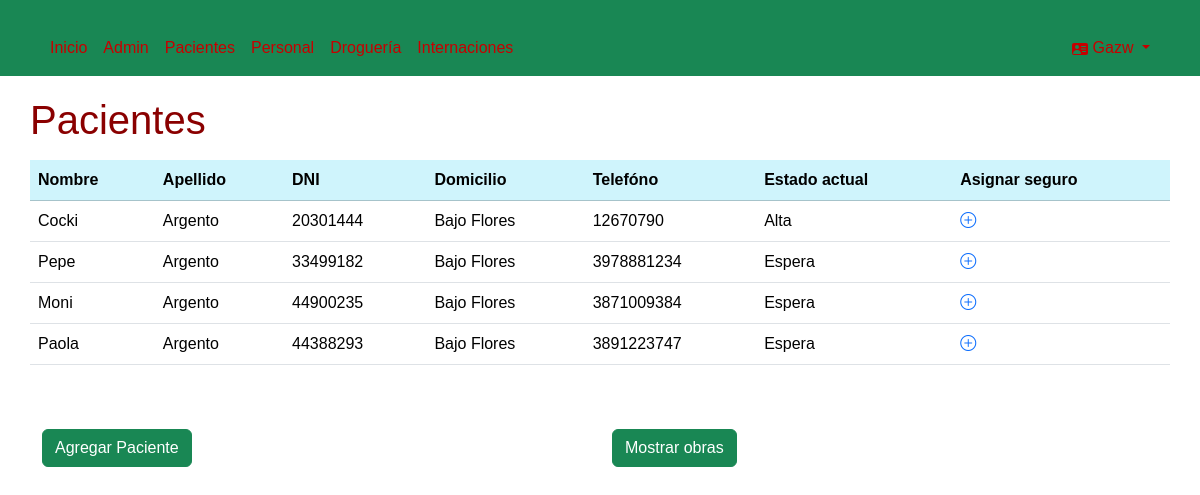
The page /gestion_internaciones/pacientes/ (signed in) on the database its author committed.
### gestion_internaciones/models.py (models this page shows, shortened)
class Pacientes(models.Model):
    nombre_pac = models.CharField(max_length=30)
    apellido_pac = models.CharField(max_length=15)
    dni_pac = models.CharField(max_length=10)
    domicilio_pac = models.CharField(max_length=50)
    telefono_pac = models.CharField(max_length=12)
    estados_choices = [('1','Internado'),
    ('2', 'Alta'),
    ('3', 'Fallecido'),
    ('4', 'Espera')]
    estado_pac = models.CharField(
        max_length=10,
        choices=estados_choices, default='4'
    )

### gestion_internaciones/views.py (the view)
# urls.py: path('pacientes/', views.listapacientes, name='listapacientes'),
@login_required
def listapacientes (request):
    pacientes = Pacientes.objects.all()
    context = {
        'pacientes': pacientes,
    }
    return render(request, 'pacientes/pacientes.html', context)

### gestion_internaciones/templates/pacientes/pacientes.html (shortened to what this page needs)
{% extends "base.html" %}
{% block content %}
{% if request.user.is_staff %}
<div class="mt-3">
    <h1 class="row justify-content-left">Pacientes</h1>
</div>
<div class="row justify-content-center mt-3">
    <table class="table">
            <tr class="table-info">
                <th>Nombre</th>
                <th>Apellido</th>
                <th>DNI</th>
                <th>Domicilio</th>
                <th>Telefóno</th>
                <th>Estado actual</th>
                <th>Asignar seguro</th>
            </tr>
            {% for i in pacientes %}
            <tr>
                <td>{{ i.nombre_pac }}</td>
                <td>{{ i.apellido_pac }}</td>
                <td>{{ i.dni_pac }}</td>
                <td>{{ i.domicilio_pac }}</td>
                <td>{{ i.telefono_pac }}</td>
                <td>{{ i.get_estado_pac_display }}</td>
                <td>
                    <a href="{% url 'asignarObra' i.id %}">
                    <i class="bi bi-plus-circle"></i>
                </a>
                </td>
            </tr>
            {% endfor %}
    </table>
</div>
<div class="mt-5 row">
    <a href="{% url 'agregarpaciente' %}" class="col">
        <button class="btn btn-success">Agregar Paciente</button>
    </a>
    <a href="{% url 'obras' %}" class="col">
        <button class="btn btn-success">Mostrar obras</button>
    </a>
</div>
{%else%}
<h1>No tienes permisos para ver esto</h1>
{%endif%}
{% endblock %}

### gestion_internaciones/templates/partials/navbar.html (shortened to what this page needs)
<nav class="navbar navbar-expand-lg bg-success" data-bs-theme="dark">
    <div class="container">
        <div class="collapse navbar-collapse" id="navbarSupportedContent">
            <ul class="navbar-nav me-auto mb-2 mb-lg-0">
                <li class="nav-item">
                    <a class="nav-link" href="{% url 'home' %}">Inicio</a>
                </li>
                {% if request.user.is_staff %}
                <li class="nav-item">
                    <a class="nav-link" href="{% url 'admin:index' %}">Admin</a>
                </li>
                {% endif %}
            {% if request.user.is_authenticated %}
                <li class="nav-item">
                    <a class="nav-link" href="{% url 'listapacientes' %}">Pacientes</a>
                </li>
                <li class="nav-item">
                    <a class="nav-link" href="{% url 'listapersonal' %}">Personal</a>
                </li>
                <li class="nav-item">
                    <a class="nav-link" href="{% url 'listadrogueria' %}">Droguería</a>
                </li>
                <li class="nav-item">
                    <a class="nav-link" href="{% url 'internaciones' %}">Internaciones</a>
                </li>
            </ul>
                <ul class="navbar-nav">
                    <li class="nav-item dropdown">
                        <a class="nav-link dropdown-toggle" href="#" role="button" data-bs-toggle="dropdown" aria-expanded="false">
                            {{ user.username | capfirst }}
                        </a>
                    </li>
                </ul>
            {% endif %}
        </div>
    </div>
</nav>

### gestion_internaciones/templates/base.html (style rules this page uses)
body { background: url('http://www.sanatoriomoreno.com.ar/Content/images/li-img1.jpg') no-repeat center center fixed; background-size: cover; margin: 0; padding: 0; color: rgb(138, 0, 0); font-family: 'Arial', sans-serif; }
.navbar { background-color: #026bdc; color: #870101; }
.nav-link { color: #c70000; }
.container { margin-top: 20px; }

### rows shown on the page
Pacientes: nombre_pac "Cocki", apellido_pac "Argento", dni_pac "20301444", domicilio_pac "Bajo Flores", telefono_pac "12670790", estado_pac "Alta"
Pacientes: nombre_pac "Pepe", apellido_pac "Argento", dni_pac "33499182", domicilio_pac "Bajo Flores", telefono_pac "3978881234", estado_pac "Espera"
Pacientes: nombre_pac "Moni", apellido_pac "Argento", dni_pac "44900235", domicilio_pac "Bajo Flores", telefono_pac "3871009384", estado_pac "Espera"
Pacientes: nombre_pac "Paola", apellido_pac "Argento", dni_pac "44388293", domicilio_pac "Bajo Flores", telefono_pac "3891223747", estado_pac "Espera"

### other values the page prints
{{ user.username | capfirst }} "Gazw"
